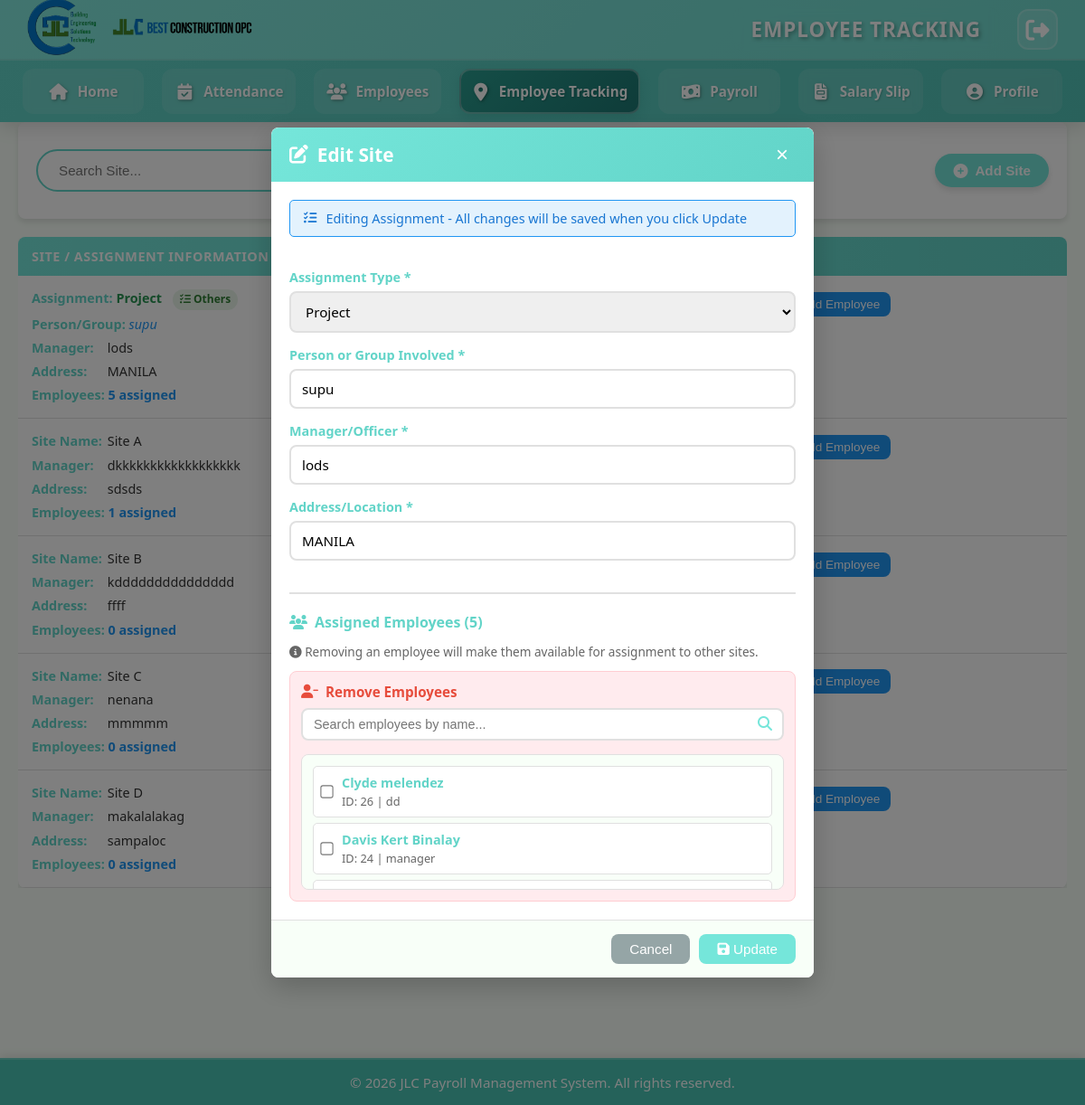
/site_monitoring.php?edit=8 (signed in), run on the app's committed database.
### tables this page shows
CREATE TABLE IF NOT EXISTS `site_others` (
  `id` int NOT NULL AUTO_INCREMENT,
  `site_id` int NOT NULL,
  `assignment_type` enum('Meeting','Project','Activities') NOT NULL,
  `person_group` varchar(255) NOT NULL,
  `manager` varchar(255) NOT NULL,
  `location` varchar(255) NOT NULL,
  PRIMARY KEY (`id`),
  KEY `fk_site_others_site` (`site_id`),
  CONSTRAINT `fk_site_others_site` FOREIGN KEY (`site_id`) REFERENCES `site_monitoring` (`id`) ON DELETE CASCADE
);

CREATE TABLE IF NOT EXISTS `site_monitoring` (
  `id` int NOT NULL AUTO_INCREMENT,
  `site_name` varchar(255) NOT NULL,
  `site_manager` varchar(255) NOT NULL,
  `site_address` varchar(255) NOT NULL,
  `is_others` tinyint(1) DEFAULT '0',
  `others_id` int DEFAULT NULL,
  PRIMARY KEY (`id`)
);

CREATE TABLE IF NOT EXISTS `employees` (
  `id` int NOT NULL AUTO_INCREMENT,
  `first_name` varchar(100) DEFAULT NULL,
  `middle_name` varchar(100) DEFAULT NULL,
  `last_name` varchar(100) DEFAULT NULL,
  `address` text,
  `contact_num` varchar(15) DEFAULT NULL,
  `position` varchar(50) DEFAULT NULL,
  `email` varchar(100) DEFAULT NULL,
  `gender` varchar(10) DEFAULT NULL,
  `civil_status` varchar(20) DEFAULT NULL,
  `date_hired` date DEFAULT NULL,
  `monthly_salary` decimal(10,2) DEFAULT NULL,
  `dob` date DEFAULT NULL,
  `salary` int NOT NULL DEFAULT '0',
  `net_salary` int NOT NULL DEFAULT '0',
  `is_archived` tinyint(1) DEFAULT '0',
  `is_active` tinyint(1) DEFAULT '1',
  `status` enum('active','disabled','inactive') DEFAULT 'active',
  `sss_number` varchar(50) DEFAULT NULL,
  `pagibig_number` varchar(50) DEFAULT NULL,
  `tin_number` varchar(50) DEFAULT NULL,
  `philhealth_number` varchar(50) DEFAULT NULL,
  `site_id` int DEFAULT NULL,
  PRIMARY KEY (`id`)
);

### site_monitoring.php (the view, shortened to what the rows shown need)
<?php
include 'connection.php';
function getSiteEmployeeCount($conn, $site_id) {
    $query = "SELECT COUNT(*) as count FROM site_employee WHERE site_id = ?";
    $stmt = $conn->prepare($query);
    $stmt->bind_param("i", $site_id);
    $stmt->execute();
    $result = $stmt->get_result();
    $data = $result->fetch_assoc();
    return $data ? $data['count'] : 0;
}
function getSiteOthersDetails($conn, $site_id) {
    $table_check = $conn->query("SHOW TABLES LIKE 'site_others'");
    $query = "SELECT * FROM site_others WHERE site_id = ?";
    $stmt = $conn->prepare($query);
    $stmt->bind_param("i", $site_id);
    $stmt->execute();
    $result = $stmt->get_result();
    return $result->fetch_assoc();
}
function getSiteEmployees($conn, $site_id) {
    $employees = [];
    $columns = ['e.id', 'e.first_name', 'e.last_name', 'e.position'];
    $email_check = $conn->query("SHOW COLUMNS FROM employees LIKE 'email'");
    if ($email_check && $email_check->num_rows > 0) {
        $columns[] = 'e.email';
    }
    $columns_str = implode(', ', $columns);
    $query = "SELECT $columns_str
              FROM employees e
              INNER JOIN site_employee se ON e.id = se.employee_id
              WHERE se.site_id = ?
              ORDER BY e.first_name, e.last_name";
    $stmt = $conn->prepare($query);
    $stmt->bind_param("i", $site_id);
    $stmt->execute();
    $result = $stmt->get_result();
    while ($row = $result->fetch_assoc()) {
        $employees[] = $row;
    }
    return $employees;
}
$site_details = null;
$site_employees = [];
$site_others = null;
if (isset($_GET['edit'])) {
    $site_id = (int)$_GET['edit'];
    $query = "SELECT * FROM site_monitoring WHERE id = ?";
    $stmt = $conn->prepare($query);
    $stmt->bind_param("i", $site_id);
    $stmt->execute();
    $result = $stmt->get_result();
    $site_details = $result->fetch_assoc();
    if ($site_details) {
        $site_employees = getSiteEmployees($conn, $site_id);
        if ($site_details['is_others'] == 1) {
            $site_others = getSiteOthersDetails($conn, $site_id);
        }
    }
}
$sort_by = isset($_GET['sort_by']) ? $_GET['sort_by'] : 'site_name';
$sort_order = isset($_GET['sort_order']) ? $_GET['sort_order'] : 'ASC';
$sort_order = strtoupper($sort_order) === 'DESC' ? 'DESC' : 'ASC';
$table_check = $conn->query("SHOW TABLES LIKE 'site_others'");
$has_site_others = $table_check->num_rows > 0;
if ($has_site_others) {
    $query = "SELECT sm.*, so.assignment_type, so.person_group
              FROM site_monitoring sm
              LEFT JOIN site_others so ON sm.id = so.site_id";
} else {
    $query = "SELECT sm.*, NULL as assignment_type, NULL as person_group
              FROM site_monitoring sm";
}
$query .= " ORDER BY $sort_by $sort_order";
$stmt = $conn->prepare($query);
$stmt->execute();
$result = $stmt->get_result();
?>
<!DOCTYPE html>
<html lang="en">
<head>
    <link rel="stylesheet" href="./assets/css/site_monitoring.css">
    <link rel="stylesheet" href="https://cdnjs.cloudflare.com/ajax/libs/font-awesome/6.4.0/css/all.min.css">
</head>
<body>
    <?php include_once("./includes/header.php"); ?>
    <main class="content">
        <div class="content-wrapper">
            <div class="table-responsive">
                <div class="site-table-container">
                    <table class="site-table">
                        <thead>
                            <tr>
                                <th>Site / Assignment Information</th>
                                <th>Actions</th>
                            </tr>
                        </thead>
                        <tbody>
                        <?php if ($result && $result->num_rows > 0): ?>
                            <?php while ($row = $result->fetch_assoc()):
                                $employee_count = getSiteEmployeeCount($conn, $row['id']);
                                $is_others = $row['is_others'] == 1;
                            ?>
                            <tr>
                                <td>
                                    <div class="site-info">
                                        <?php if ($is_others && isset($row['assignment_type']) && $row['assignment_type'] !== null): ?>
                                            <div>
                                                <strong>Assignment:</strong>
                                                <span class="assignment-type"><?php echo htmlspecialchars($row['assignment_type']); ?></span>
                                                <span class="assignment-badge">
                                                    <i class="fas fa-tasks"></i> Others
                                                </span>
                                            </div>
                                            <div>
                                                <strong>Person/Group:</strong>
                                                <span class="person-group"><?php echo htmlspecialchars($row['person_group']); ?></span>
                                            </div>
                                        <?php else: ?>
                                            <div>
                                                <strong>Site Name:</strong>
                                                <?php echo htmlspecialchars($row['site_name']); ?>
                                            </div>
                                        <?php endif; ?>
                                        <div><strong>Manager:</strong> <?php echo htmlspecialchars($row['site_manager']); ?></div>
                                        <div><strong>Address:</strong> <?php echo htmlspecialchars($row['site_address']); ?></div>
                                        <div><strong>Employees:</strong> <span style="color: var(--info-color); font-weight: 600;"><?php echo $employee_count; ?> assigned</span></div>
                                    </div>
                                </td>
                                <td>
                                    <div class="action-buttons">
                                        <button class='action-btn view-btn'
                                                onclick='showViewEmployeesModal(<?php echo $row['id']; ?>, "<?php echo htmlspecialchars(addslashes($is_others && isset($row['assignment_type']) && $row['assignment_type'] !== null ? $row['assignment_type'] : $row['site_name'])); ?>", "<?php echo htmlspecialchars(addslashes($row['site_manager'])); ?>", "<?php echo htmlspecialchars(addslashes($row['site_address'])); ?>")'
                                                title="View Employees">
                                        </button>
                                        <a href='site_monitoring.php?edit=<?php echo $row['id']; ?>'
                                           class='action-btn edit-btn'
                                           title="Edit">
                                        </a>
                                        <a href='javascript:void(0);'
                                           class='action-btn delete-btn'
                                           title="Delete"
                                           onclick='confirmDelete(<?php echo $row['id']; ?>)'>
                                        </a>
                                        <button class='add-employee-btn'
                                                onclick='showAddEmployeeModal(<?php echo $row['id']; ?>, "<?php echo htmlspecialchars(addslashes($is_others && isset($row['assignment_type']) && $row['assignment_type'] !== null ? $row['assignment_type'] : $row['site_name'])); ?>")'
                                                title="Add Employee">
                                            Add Employee
                                        </button>
                                    </div>
                                </td>
                            </tr>
                            <?php endwhile; ?>
                        <?php endif; ?>
                        </tbody>
                    </table>
                </div>
            </div>
        </div>
    </main>
    <?php if ($site_details): ?>
    <div id="editSiteModal" class="modal" style="display: flex;">
        <div class="modal-content" style="max-width: 600px;">
            <form method="POST" action="site_monitoring.php" id="editSiteForm">
                <div class="modal-body">
                    <div class="site-form">
                        <?php if ($site_details['is_others'] == 1 && $site_others): ?>
                        <div class="edit-mode-indicator">
                            <i class="fas fa-tasks"></i>
                            <span>Editing Assignment - All changes will be saved when you click Update</span>
                        </div>
                        <div class="form-group">
                            <label for="edit-assignment-type">Assignment Type *</label>
                            <select id="edit-assignment-type" name="edit_assignment_type" required>
                                <option value="Project" <?php echo $site_others['assignment_type'] == 'Project' ? 'selected' : ''; ?>>Project</option>
                            </select>
                        </div>
                        <div class="form-group">
                            <label for="edit-person-group">Person or Group Involved *</label>
                            <input type="text" id="edit-person-group" name="edit_person_group"
                                   value="<?php echo htmlspecialchars($site_others['person_group']); ?>"
                                   required placeholder="Enter person name or group"
                                   autocomplete="off">
                        </div>
                        <div class="form-group">
                            <label for="edit-site-manager">Manager/Officer *</label>
                            <input type="text" id="edit-site-manager" name="edit_site_manager"
                                   value="<?php echo htmlspecialchars($site_details['site_manager']); ?>"
                                   required placeholder="Enter manager name"
                                   autocomplete="off">
                        </div>
                        <div class="form-group">
                            <label for="edit-site-address">Address/Location *</label>
                            <input type="text" id="edit-site-address" name="edit_site_address"
                                   value="<?php echo htmlspecialchars($site_details['site_address']); ?>"
                                   required placeholder="Enter address or location"
                                   autocomplete="off">
                        </div>
                        <?php endif; ?>
                        <?php if (!empty($site_employees)): ?>
                        <div class="employee-list-section">
                            <div class="remove-employees-section">
                                <div id="employeeCheckboxList" class="employee-checkbox-list searchable">
                                    <?php foreach ($site_employees as $employee): ?>
                                    <div class="employee-item" data-name="<?php echo strtolower(htmlspecialchars($employee['first_name'] . ' ' . $employee['last_name'])); ?>" data-id="<?php echo $employee['id']; ?>">
                                        <input type="checkbox"
                                               id="employee_<?php echo $employee['id']; ?>"
                                               name="remove_employees[]"
                                               value="<?php echo $employee['id']; ?>">
                                        <label for="employee_<?php echo $employee['id']; ?>">
                                            <div class="employee-info">
                                                <span class="name"><?php echo htmlspecialchars($employee['first_name'] . ' ' . $employee['last_name']); ?></span>
                                                <span class="id">ID: <?php echo $employee['id']; ?> | <?php echo htmlspecialchars($employee['position']); ?></span>
                                            </div>
                                        </label>
                                    </div>
                                    <?php endforeach; ?>
                                </div>
                            </div>
                        </div>
                        <?php endif; ?>
                    </div>
                </div>
            </form>
        </div>
    </div>
    <?php endif; ?>
</body>
</html>

### data on the page
site_others: assignment_type "Project", person_group "supu", site.site_manager "lods", site.site_address "MANILA", employee_count "5", edit_assignment_type "Project", edit_person_group "supu"
site_monitoring: site_name "Site A", site_manager "dkkkkkkkkkkkkkkkkkk", site_address "sdsds", employee_count "1"
site_monitoring: site_name "Site B", site_manager "kddddddddddddddd", site_address "ffff", employee_count "0"
site_monitoring: site_name "Site C", site_manager "nenana", site_address "mmmmm", employee_count "0"
site_monitoring: site_name "Site D", site_manager "makalalakag", site_address "sampaloc", employee_count "0"
site_monitoring: edit_site_manager "lods", edit_site_address "MANILA"
employees: first_name+last_name "Clyde melendez", id "26", position "dd"
employees: first_name+last_name "Davis Kert Binalay", id "24", position "manager"

### other printed values
$page_title ?: 'DASHBOARD' "EMPLOYEE TRACKING"
count($site_employees) "5"
